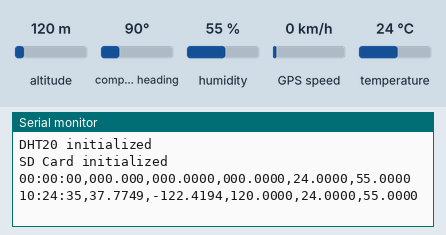
The sketch below on a simulated Arduino Uno, built with avr-gcc and run on an emulated ATmega328P. On the bench: the last lines printed to the serial monitor. The test bench sets the inputs (shaded band); at power-on: altitude 120 m, humidity 55 %, temperature 24 °C, compass heading 90°, GPS speed 0 km/h. Storage starts empty; the GPS gets a fix after 3 s at 37.7749, -122.4194 with 8 satellites.

Above: at 6.2 s.
6.3 s: altitude set to 20 m
At 7.6 s:
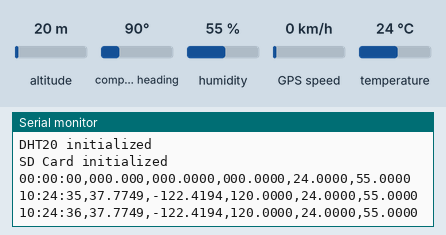
7.8 s: humidity set to 22 %
At 8.8 s:
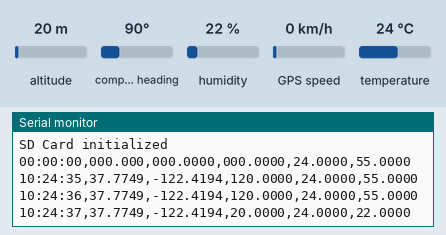
9.3 s: temperature set to 12 °C
At 9.3 s:
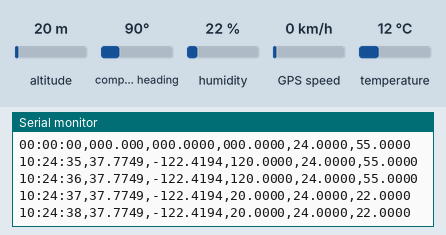
Timing chart, 0 to 12.3 s (numbered marks = the images above; inputs shaded):
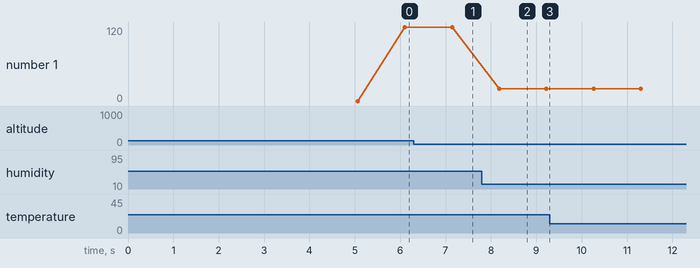

The sketch:

HABDatalogger.ino
```cpp
#include <stdio.h>
#include <TinyGPSPlus.h>
#include <DHT20.h>
#include <SD.h>
#include <SoftwareSerial.h>
#include <SPI.h>

static const int GPSrx = 4;
static const int GPStx = 3;
static const int GPSBaud = 9600;
static const int SDcs = 5;

TinyGPSPlus gps;
SoftwareSerial ss(GPSrx, GPStx);
DHT20 dht;
File datalog;

void setup() {
  Serial.begin(115200);
  ss.begin(GPSBaud);

  if(dht.begin()) {
    Serial.println("DHT20 initialized");
  } else {
    Serial.println("DHT20 failed to initialize");
  }

  if(SD.begin(SDcs)) {
    Serial.println("SD Card initialized");
  } else {
    Serial.println("SD Card failed to intialize");
  }

  delay(5000);

  /*
  if(gps.charsProcessed() < 10) {
    Serial.println("GPS failed to initialze");
  } else {
    Serial.println("GPS initialized");
  }
  */

  datalog = SD.open("datalog.txt", FILE_WRITE);

  datalog.println("TIME----|LAT-----|LNG-----|ALT-----|TEMP----|HUM-----");
  datalog.close();

}

void loop() {
  datalog = SD.open("datalog.txt", FILE_WRITE);
  String data = formatData();
  datalog.println(data);
  Serial.println(data);
  datalog.close();
  smartDelay(1000);
}

static String formatData() {
  String lat, lng, alt, time, temp, hum;

  if (gps.location.isValid()) {
    lat = String(gps.location.lat(), 4);
    lng = String(gps.location.lng(), 4);
    alt = String(gps.altitude.meters(), 4);
    time = formatTime(gps.time);
  } else {
    lat = "000.000";
    lng = "000.0000";
    alt = "000.0000";
    time = "00:00:00";
  }

  dht.read();
  temp = String(dht.getTemperature(), 4);
  hum = String(dht.getHumidity(), 4);

  String data = String();

  data.concat(time);
  data.concat(",");
  data.concat(lat);
  data.concat(",");
  data.concat(lng);
  data.concat(",");
  data.concat(alt);
  data.concat(",");
  data.concat(temp);
  data.concat(",");
  data.concat(hum);

  return data;
}

static String formatTime(TinyGPSTime &t) {
  char sz[32];
  sprintf(sz, "%02d:%02d:%02d", t.hour(), t.minute(), t.second());
  return sz;
}

static void smartDelay(unsigned long ms)
{
  unsigned long start = millis();
  do
  {
    while (ss.available())
      gps.encode(ss.read());
  } while (millis() - start < ms);
}
```

Measured:
- after the input at 7.8 s, the serial monitor: prints a new line after 0.39 s (image 2)
